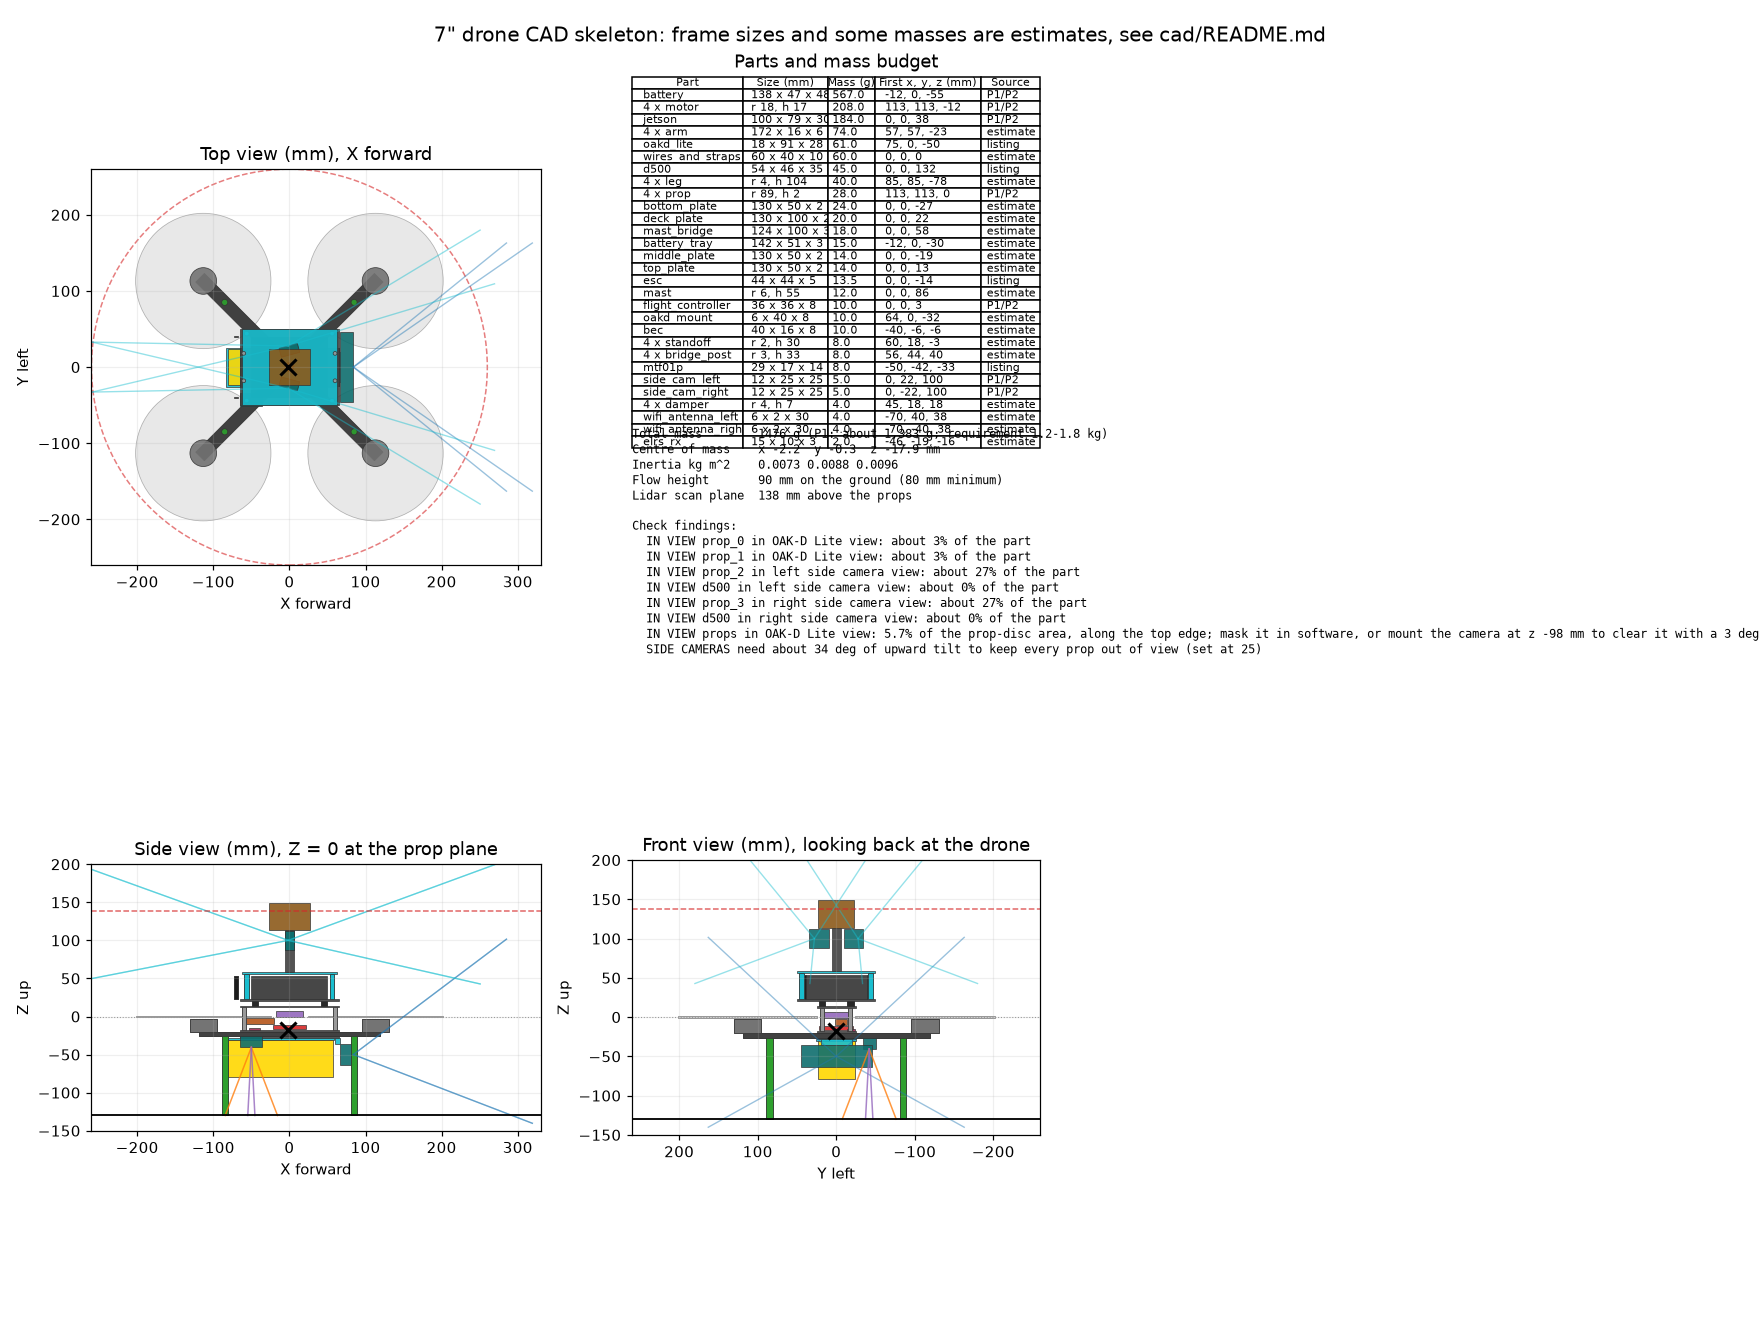

This figure's Python source:
"""CAD skeleton of the 7" drone: Jetson Orin Nano Super, OAK-D Lite, two IMX219-200 side cameras, Waveshare D500
lidar and MTF-01P on a TBS Source One V5 7" frame, 4S battery underneath.

Positions follow P1's hardware decision log (Nov 6 2026) and P2's companion computer record (0002, Nov 15 2026)
where they give one. Places every major part, finds an OAK-D Lite mount that keeps the props out of its view,
checks every part against every other part and against every sensor view, and works out mass and balance.
Writes skeleton.step and skeleton.png. model.py builds the detailed model from the same layout.

Run with cadquery and matplotlib installed: python3 skeleton.py
All lengths are mm and masses are g, X forward, Y left, Z up. Z = 0 is the prop plane.
The sim's base_link sits 36 mm below the prop plane (P1's seveninch model), so add BASE_LINK_Z for transforms.
"""
from itertools import combinations
import math

import cadquery as cq
from matplotlib import pyplot as plt
from matplotlib.patches import Circle, Polygon, Rectangle

BASE_LINK_Z = 36.0

# TBS Source One V5 7": 320 mm motor to motor on a square X. 7x3.5 two-blade props, 2807 motors.
MOTOR_XY = 320.0 / 2 / math.sqrt(2)
PROP_R = 7.0 * 25.4 / 2
# ESTIMATES until checked against the frame and motor STEP files.
MOTOR_H = 18.0                  # 2807 bell and base, from the arm to the prop hub
ARM_T, ARM_W = 6.0, 16.0
ARM_TOP = -MOTOR_H - 2.0
PLATE_T = 2.0
BOTTOM_PLATE = (130.0, 50.0)
STANDOFF_H = 30.0
TOP_PLATE = (130.0, 50.0)
TOP_Z = ARM_TOP + PLATE_T + STANDOFF_H          # underside of the frame's top plate
PLATE_UNDER = ARM_TOP - ARM_T - PLATE_T         # underside of the bottom plate

# Jetson Orin Nano Super dev kit on a custom deck over rubber dampers, with a printed bridge over it for the mast
DECK = (130.0, 100.0)
DECK_Z = TOP_Z + PLATE_T + 7.0                  # underside of the Jetson deck
JETSON_SIZE = (100.0, 79.0, 30.0)               # carrier board, module, heatsink and fan
BRIDGE_Z = DECK_Z + PLATE_T + JETSON_SIZE[2] + 3.0   # underside of the mast bridge, 3 mm over the fan
BRIDGE_POSTS = [(sx * 56.0, sy * 44.0) for sx in (1, -1) for sy in (1, -1)]

# Sensors (deg) and placements
OAK_HFOV, OAK_VFOV, OAK_TILT = 73.0, 58.0, 8.0
OAK_SIZE = (17.5, 91.0, 28.0)
SIDE_HFOV, SIDE_VFOV, SIDE_BACK, SIDE_TILT = 160.0, 120.0, 15.0, 25.0
SIDE_Z, SIDE_Y = 100.0, 22.0             # P1 gave 16 mm; a tilted 25 mm board needs 22 to clear the mast
FLOW_FOV, RANGE_FOV = 42.0, 6.0
FLOW_MIN = 80.0
LIDAR_Z = 138.0                                 # D500 scan plane, as in P1's layout
LIDAR_SIZE = (54.0, 46.29, 35.0)                # LDROBOT STL-19P inside the D500, 45 g
LIDAR_BASE = LIDAR_Z - 24.0                     # underside of the lidar; the scan window is ~24 mm up (estimate)
BATTERY_SIZE = (138.0, 47.0, 48.0)              # Powerhobby 4S, listed at 473 or 567 g; weigh it
BATTERY_X = -12.0                               # P1: 12 mm aft to balance the OAK-D
MTF_SIZE = (29.3, 17.0, 14.5)
MTF_XY = (-50.0, -42.0)                         # P1: 50 mm aft, 42 mm right
LEG_XY = 85.0
LEG_BOTTOM = -130.0

MARGIN_DEG = 3.0

SRC_P1 = 'P1/P2'
SRC_LIST = 'listing'
SRC_EST = 'estimate'
WIRES = 'wires_and_straps'


class Part:
    """One modelled part: a box (optionally turned about Z) or a vertical cylinder."""

    def __init__(self, name, shape, size, center, mass, src, color, yaw=0.0, inertia_size=None):
        self.name, self.shape, self.size, self.center = name, shape, size, center
        self.mass, self.src, self.color, self.yaw = mass, src, color, yaw
        self.inertia_size = inertia_size or size

    def solid(self):
        if self.shape == 'cyl':
            r, h = self.size
            base = (self.center[0], self.center[1], self.center[2] - h / 2)
            return cq.Workplane('XY', origin=base).circle(r).extrude(h)
        s = cq.Workplane('XY').box(*self.size)
        if self.yaw:
            s = s.rotate((0, 0, 0), (0, 0, 1), self.yaw)
        return s.translate(self.center)

    def half(self):
        if self.shape == 'cyl':
            return self.size[0], self.size[0], self.size[1] / 2
        return self.size[0] / 2, self.size[1] / 2, self.size[2] / 2

    def points(self, n=12):
        """A grid of points through the part, for checking what a view sees."""
        hx, hy, hz = self.half()
        c, s = math.cos(math.radians(self.yaw)), math.sin(math.radians(self.yaw))
        steps = [-1 + 2 * k / (n - 1) for k in range(n)]
        for a in steps:
            for b in steps:
                if self.shape == 'cyl' and a * a + b * b > 1:
                    continue
                for h in (steps if hz > 2 else [0.0]):
                    x, y = a * hx, b * hy
                    yield self.center[0] + x * c - y * s, self.center[1] + x * s + y * c, self.center[2] + h * hz


class View:
    """A sensor's field of view: a pyramid or a cone, or the lidar's flat scan plane."""

    def __init__(self, name, owner, kind, apex, color, yaw=0.0, tilt=0.0, hfov=0.0, vfov=0.0, length=1000.0):
        self.name, self.owner, self.kind, self.apex, self.color = name, owner, kind, apex, color
        self.yaw, self.tilt, self.hfov, self.vfov, self.length = yaw, tilt, hfov, vfov, length

    def rays(self):
        t, u = math.tan(math.radians(self.hfov / 2)), math.tan(math.radians(self.vfov / 2))
        out = [turn((1.0, a * t, b * u), self.yaw, self.tilt) for a, b in ((-1, -1), (1, -1), (1, 1), (-1, 1))]
        return [tuple(c / math.sqrt(sum(x * x for x in r)) for c in r) for r in out]

    def contains(self, p, margin=0.0):
        d = [p[i] - self.apex[i] for i in range(3)]
        if self.kind == 'plane':
            r = math.hypot(d[0], d[1])
            return abs(d[2]) < 0.5 and self.hfov < r < self.length
        if self.kind == 'cone':
            down = -d[2]
            return 0 < down < self.length and math.degrees(math.atan2(math.hypot(d[0], d[1]), down)) < self.hfov / 2 + margin
        c, s = math.cos(math.radians(-self.yaw)), math.sin(math.radians(-self.yaw))
        x, y, z = d[0] * c - d[1] * s, d[0] * s + d[1] * c, d[2]
        c, s = math.cos(math.radians(-self.tilt)), math.sin(math.radians(-self.tilt))
        x, z = x * c - z * s, x * s + z * c
        return (0 < x < self.length and abs(math.degrees(math.atan2(y, x))) < self.hfov / 2 + margin
                and abs(math.degrees(math.atan2(z, x))) < self.vfov / 2 + margin)

    def solid(self):
        if self.kind == 'cone':
            r = self.length * math.tan(math.radians(self.hfov / 2))
            return cq.Workplane('XY').add(cq.Solid.makeCone(
                0.1, r, self.length, pnt=cq.Vector(*self.apex), dir=cq.Vector(0, 0, -1)))
        if self.kind == 'plane':
            return (cq.Workplane('XY', origin=(self.apex[0], self.apex[1], self.apex[2] - 0.5))
                    .circle(self.length).circle(self.hfov).extrude(1.0))
        # Wide lenses: draw the solid 160 mm long and cap the half-angles below 80 deg so the loft stays valid
        y = 160 * math.tan(math.radians(min(self.hfov / 2, 80)))
        z = 160 * math.tan(math.radians(min(self.vfov / 2, 80)))
        length = 160 if self.hfov > 120 else self.length
        if length != 160:
            y = length * math.tan(math.radians(self.hfov / 2))
            z = length * math.tan(math.radians(self.vfov / 2))
        s = (cq.Workplane('YZ', origin=(0.1, 0, 0)).rect(0.2, 0.2)
             .workplane(offset=length).rect(2 * y, 2 * z).loft(combine=True))
        s = s.rotate((0, 0, 0), (0, 1, 0), -self.tilt).rotate((0, 0, 0), (0, 0, 1), self.yaw)
        return s.translate(self.apex)


def turn(v, yaw, tilt):
    """Tilt a vector up by tilt deg, then turn it left by yaw deg."""
    x, y, z = v
    c, s = math.cos(math.radians(tilt)), math.sin(math.radians(tilt))
    x, z = x * c - z * s, x * s + z * c
    c, s = math.cos(math.radians(yaw)), math.sin(math.radians(yaw))
    return x * c - y * s, x * s + y * c, z


def prop_points(step=2.0):
    n = int(PROP_R / step)
    for sx in (1, -1):
        for sy in (1, -1):
            for i in range(-n, n + 1):
                for j in range(-n, n + 1):
                    x, y = i * step, j * step
                    if x * x + y * y <= PROP_R * PROP_R:
                        yield sx * MOTOR_XY + x, sy * MOTOR_XY + y, 0.0


def oak_prop_share(front, z, margin=0.0):
    """Share of the prop-disc points that either OAK-D Lite lens sees from a mount."""
    pts = list(prop_points(3.0))
    views = [View('', '', 'pyramid', (front, s * 37.5, z), '', 0.0, OAK_TILT, OAK_HFOV, OAK_VFOV) for s in (1, -1)]
    return sum(any(v.contains(p, margin) for v in views) for p in pts) / len(pts)


def lowest_clear_oak_mount():
    """The highest OAK-D Lite centre, at P1's front position, that keeps every prop out of view with margin."""
    for z in range(-50, -121, -2):
        if oak_prop_share(OAK_FRONT, z, MARGIN_DEG) == 0:
            return z
    return None


# P1's position: OAK-D Lite centre 75 mm forward (front face at 84) and 50 mm below the props.
OAK_FRONT, OAK_Z = 84.0, -50.0


def build_parts():
    """Return every part of the 7" layout."""
    parts = []

    def add(*args, **kwargs):
        parts.append(Part(*args, **kwargs))

    dark, teal = '0.25', '#0e6e6e'
    arm_len = math.hypot(MOTOR_XY, MOTOR_XY) + 12
    for i, (sx, sy) in enumerate(((1, 1), (1, -1), (-1, 1), (-1, -1))):
        add(f'arm_{i}', 'box', (arm_len, ARM_W, ARM_T), (sx * MOTOR_XY / 2, sy * MOTOR_XY / 2, ARM_TOP - ARM_T / 2), 18.5,
            SRC_EST, dark, yaw=math.degrees(math.atan2(sy, sx)), inertia_size=(MOTOR_XY, MOTOR_XY, ARM_T))
        add(f'motor_{i}', 'cyl', (17.5, MOTOR_H - 1.0), (sx * MOTOR_XY, sy * MOTOR_XY, ARM_TOP + (MOTOR_H - 1.0) / 2), 52.0,
            SRC_P1, '0.45')
        add(f'prop_{i}', 'cyl', (PROP_R, 2.0), (sx * MOTOR_XY, sy * MOTOR_XY, 0.0), 7.0, SRC_P1, '0.75')
        add(f'leg_{i}', 'cyl', (4.0, ARM_TOP - ARM_T - LEG_BOTTOM), (sx * LEG_XY, sy * LEG_XY, (ARM_TOP - ARM_T + LEG_BOTTOM) / 2),
            10.0, SRC_EST, 'tab:green')
        add(f'standoff_{i}', 'cyl', (2.5, STANDOFF_H), (sx * 60.0, sy * 18.0, ARM_TOP + PLATE_T + STANDOFF_H / 2), 2.0,
            SRC_EST, '0.6')
        add(f'damper_{i}', 'cyl', (4.0, DECK_Z - TOP_Z - PLATE_T), (sx * 45.0, sy * 18.0, (DECK_Z + TOP_Z + PLATE_T) / 2),
            1.0, SRC_EST, '0.15')
        add(f'bridge_post_{i}', 'cyl', (3.0, BRIDGE_Z - DECK_Z - PLATE_T), (*BRIDGE_POSTS[i], (BRIDGE_Z + DECK_Z + PLATE_T) / 2),
            2.0, SRC_EST, 'tab:cyan')

    add('bottom_plate', 'box', (*BOTTOM_PLATE, PLATE_T), (0, 0, ARM_TOP - ARM_T - PLATE_T / 2), 24.0, SRC_EST, dark)
    add('middle_plate', 'box', (*BOTTOM_PLATE, PLATE_T), (0, 0, ARM_TOP + PLATE_T / 2), 14.0, SRC_EST, dark)
    add('top_plate', 'box', (*TOP_PLATE, PLATE_T), (0, 0, TOP_Z + PLATE_T / 2), 14.0, SRC_EST, dark)
    add('esc', 'box', (44.0, 43.5, 5.2), (0, 0, -14.0), 13.5, SRC_LIST, 'tab:red')
    add('flight_controller', 'box', (36.0, 36.0, 8.0), (0, 0, 3.0), 10.0, SRC_P1, 'tab:purple')
    add('deck_plate', 'box', (*DECK, PLATE_T), (0, 0, DECK_Z + PLATE_T / 2), 20.0, SRC_EST, dark)
    add('jetson', 'box', JETSON_SIZE, (0, 0, DECK_Z + PLATE_T + JETSON_SIZE[2] / 2), 184.0, SRC_P1, '0.2')
    add('mast_bridge', 'box', (124.0, 100.0, 3.0), (0, 0, BRIDGE_Z + 1.5), 18.0, SRC_EST, 'tab:cyan')
    add('mast', 'cyl', (6.0, LIDAR_BASE - BRIDGE_Z - 3.0), (0, 0, (LIDAR_BASE + BRIDGE_Z + 3.0) / 2), 12.0, SRC_EST, dark)
    add('d500', 'box', LIDAR_SIZE, (0, 0, LIDAR_BASE + LIDAR_SIZE[2] / 2), 45.0, SRC_LIST, '#8c5a1a')
    for side, sy, yaw in (('left', 1, 90.0 + SIDE_BACK), ('right', -1, -90.0 - SIDE_BACK)):
        add(f'side_cam_{side}', 'box', (12.0, 25.0, 25.0), (0, sy * SIDE_Y, SIDE_Z), 5.0, SRC_P1, teal, yaw=yaw)
    add('oakd_lite', 'box', OAK_SIZE, (OAK_FRONT - OAK_SIZE[0] / 2, 0, OAK_Z), 61.0, SRC_LIST, teal)
    mount_top, mount_bottom = PLATE_UNDER, OAK_Z + OAK_SIZE[2] / 2
    add('oakd_mount', 'box', (6.0, 40.0, mount_top - mount_bottom), (OAK_FRONT - OAK_SIZE[0] - 3.0, 0,
                                                                       (mount_top + mount_bottom) / 2), 10.0, SRC_EST, 'tab:cyan')
    add('battery_tray', 'box', (BATTERY_SIZE[0] + 4, BATTERY_SIZE[1] + 4, 3.0), (BATTERY_X, 0, PLATE_UNDER - 1.5), 15.0,
        SRC_EST, 'tab:cyan')
    add('battery', 'box', BATTERY_SIZE, (BATTERY_X, 0, PLATE_UNDER - 3.0 - BATTERY_SIZE[2] / 2), 567.0, SRC_P1, 'gold')
    add('mtf01p', 'box', MTF_SIZE, (*MTF_XY, ARM_TOP - ARM_T - MTF_SIZE[2] / 2), 8.0, SRC_LIST, teal)
    add('bec', 'box', (40.0, 16.0, 8.0), (-40.0, -6.0, -6.0), 10.0, SRC_EST, '#b5551a')
    add('elrs_rx', 'box', (15.0, 10.0, 3.0), (-46.0, -19.0, ARM_TOP + PLATE_T + 1.5), 2.0, SRC_EST, '#a0305a')
    for side, sy in (('left', 1), ('right', -1)):
        add(f'wifi_antenna_{side}', 'box', (6.0, 2.0, 30.0), (-70.0, sy * 40.0, DECK_Z + PLATE_T + 15.0), 4.0, SRC_EST, '0.1')
    add(WIRES, 'box', (60.0, 40.0, 10.0), (0, 0, 0), 60.0, SRC_EST, '0.85')
    return parts


def build_views(parts):
    get = {p.name: p for p in parts}
    oak = get['oakd_lite']
    views = [View('OAK-D Lite view', 'oakd_lite', 'pyramid', (OAK_FRONT, 0, oak.center[2]), '#1f77b4', 0.0,
                  OAK_TILT, OAK_HFOV, OAK_VFOV)]
    for side, yaw in (('left', 90.0 + SIDE_BACK), ('right', -90.0 - SIDE_BACK)):
        cam = get[f'side_cam_{side}']
        f = turn((cam.size[0] / 2, 0, 0), yaw, 0)
        apex = (cam.center[0] + f[0], cam.center[1] + f[1], cam.center[2])
        views.append(View(f'{side} side camera view', f'side_cam_{side}', 'pyramid', apex, '#17becf', yaw,
                          SIDE_TILT, SIDE_HFOV, SIDE_VFOV))
    half_diag = math.hypot(LIDAR_SIZE[0], LIDAR_SIZE[1]) / 2
    views.append(View('lidar scan plane', 'd500', 'plane', (0, 0, LIDAR_Z), '#d62728', hfov=half_diag + 0.5,
                      length=1000.0))
    mtf = get['mtf01p']
    apex = (mtf.center[0], mtf.center[1], mtf.center[2] - mtf.size[2] / 2)
    views.append(View('flow view', 'mtf01p', 'cone', apex, '#ff7f0e', hfov=FLOW_FOV, length=500.0))
    views.append(View('range beam', 'mtf01p', 'cone', apex, '#9467bd', hfov=RANGE_FOV, length=2000.0))
    return views


def mass_props(parts):
    total = sum(p.mass for p in parts)
    com = [sum(p.mass * p.center[i] for p in parts) / total for i in range(3)]
    inertia = [0.0, 0.0, 0.0]
    for p in parts:
        if p.shape == 'cyl':
            r, h = p.inertia_size
            own = (p.mass * (3 * r * r + h * h) / 12, p.mass * (3 * r * r + h * h) / 12, p.mass * r * r / 2)
        else:
            a, b, c = p.inertia_size
            own = (p.mass * (b * b + c * c) / 12, p.mass * (a * a + c * c) / 12, p.mass * (a * a + b * b) / 12)
        d = [p.center[i] - com[i] for i in range(3)]
        inertia[0] += own[0] + p.mass * (d[1] ** 2 + d[2] ** 2)
        inertia[1] += own[1] + p.mass * (d[0] ** 2 + d[2] ** 2)
        inertia[2] += own[2] + p.mass * (d[0] ** 2 + d[1] ** 2)
    return total, com, [i * 1e-9 for i in inertia]


def overlap(a, b):
    try:
        return a.intersect(b).val().Volume()
    except (ValueError, AttributeError):
        return 0.0


def allowed_contact(a, b):
    """Parts that are meant to touch or sit inside each other in this simple model."""
    base = [n.rsplit('_', 1)[0] if n[-1].isdigit() else n for n in (a, b)]
    pairs = {('mast', 'd500'), ('oakd_lite', 'oakd_mount'), ('arm', 'arm'), ('battery', 'battery_tray'),
             ('standoff', 'flight_controller'), ('standoff', 'esc'), ('arm', 'motor'), ('arm', 'standoff'),
             ('damper', 'top_plate'), ('damper', 'deck_plate'), ('bridge_post', 'deck_plate'),
             ('bridge_post', 'mast_bridge'), ('mast', 'mast_bridge'), ('mast', 'side_cam_left'),
             ('mast', 'side_cam_right'), ('arm', 'leg'), ('arm', 'mtf01p')}
    return tuple(base) in pairs or tuple(base[::-1]) in pairs or {a, b} <= {'side_cam_left', 'side_cam_right', 'mast'}


def check(parts, views):
    solids = {p.name: p.solid() for p in parts if p.name != WIRES}
    problems = []
    for (na, a), (nb, b) in combinations(solids.items(), 2):
        if allowed_contact(na, nb):
            continue
        v = overlap(a, b)
        if v > 1.0:
            problems.append(f'OVERLAP {na} and {nb}: {v:.0f} mm^3')
    for view in views:
        for p in parts:
            if p.name in (WIRES, view.owner) or (view.owner == 'd500' and p.name == 'mast'):
                continue
            pts = list(p.points())
            share = sum(view.contains(q) for q in pts) / len(pts)
            if share > 0:
                problems.append(f'IN VIEW {p.name} in {view.name}: about {100 * share:.0f}% of the part')
    for line in problems:
        print('  ' + line)
    print(f'  {len(solids)} parts and {len(views)} views checked, {len(problems)} findings')
    return problems


def side_tilt_to_clear_props():
    """The smallest side-camera tilt that keeps every prop out of both side views."""
    pts = list(prop_points(4.0))
    for tilt in range(int(SIDE_TILT), 61):
        clear = True
        for sy, yaw in ((1, 90.0 + SIDE_BACK), (-1, -90.0 - SIDE_BACK)):
            f = turn((6.0, 0, 0), yaw, 0)
            v = View('', '', 'pyramid', (f[0], sy * SIDE_Y + f[1], SIDE_Z), '', yaw, tilt, SIDE_HFOV, SIDE_VFOV)
            if any(v.contains(p) for p in pts):
                clear = False
                break
        if clear:
            return tilt
    return None


def draw_part(ax, p, view):
    hx, hy, hz = p.half()
    cx, cy, cz = p.center
    alpha = 0.35 if p.name.startswith('prop') else 0.9
    if view == 'top':
        if p.shape == 'cyl':
            ax.add_patch(Circle((cx, cy), hx, fc=p.color, ec='0.2', lw=0.5, alpha=alpha))
            return
        if p.yaw:
            c, s = math.cos(math.radians(p.yaw)), math.sin(math.radians(p.yaw))
            pts = [(cx + a * c - b * s, cy + a * s + b * c) for a, b in ((-hx, -hy), (hx, -hy), (hx, hy), (-hx, hy))]
            ax.add_patch(Polygon(pts, fc=p.color, ec='0.2', lw=0.5))
            return
        box = (cx - hx, cy - hy, 2 * hx, 2 * hy)
    elif view == 'side':
        if p.name.startswith('arm'):
            hx = MOTOR_XY / 2 + 6
        box = (cx - hx, cz - hz, 2 * hx, 2 * hz)
    else:
        if p.name.startswith('arm'):
            hy = MOTOR_XY / 2 + 6
        box = (cy - hy, cz - hz, 2 * hy, 2 * hz)
    ax.add_patch(Rectangle(box[:2], box[2], box[3], fc=p.color, ec='0.2', lw=0.5, alpha=alpha))


def draw(parts, views, com, totals, problems):
    fig, axes = plt.subplots(2, 2, figsize=(16, 12), gridspec_kw={'width_ratios': [1.1, 1]})
    top, table_ax, side, front = axes[0][0], axes[0][1], axes[1][0], axes[1][1]
    order = ('prop', 'arm', 'bottom', 'middle', 'battery_tray', 'battery', 'mtf', 'oakd', 'esc', 'elrs', 'bec', 'flight',
             'top_plate', 'damper', 'deck', 'jetson', 'wifi', 'bridge', 'mast', 'side', 'd500', 'motor', 'leg', 'standoff')
    drawn = [p for k in order for p in parts if p.name.startswith(k) and p.name != WIRES]
    seen = set()
    drawn = [p for p in drawn if not (p.name in seen or seen.add(p.name))]
    for p in drawn:
        draw_part(top, p, 'top')
        draw_part(side, p, 'side')
        draw_part(front, p, 'front')
    reach = 300.0
    for v in views:
        if v.kind == 'pyramid':
            for r in v.rays():
                end = [v.apex[i] + reach * r[i] for i in range(3)]
                top.plot([v.apex[0], end[0]], [v.apex[1], end[1]], color=v.color, alpha=0.45, lw=0.9)
                side.plot([v.apex[0], end[0]], [v.apex[2], end[2]], color=v.color, alpha=0.45, lw=0.9)
                front.plot([v.apex[1], end[1]], [v.apex[2], end[2]], color=v.color, alpha=0.45, lw=0.9)
        elif v.kind == 'cone':
            drop = v.apex[2] - LEG_BOTTOM
            r = math.tan(math.radians(v.hfov / 2)) * drop
            for k in (1, -1):
                side.plot([v.apex[0], v.apex[0] + k * r], [v.apex[2], LEG_BOTTOM], color=v.color, alpha=0.8, lw=1)
                front.plot([v.apex[1], v.apex[1] + k * r], [v.apex[2], LEG_BOTTOM], color=v.color, alpha=0.8, lw=1)
        else:
            for ax in (side, front):
                ax.axhline(v.apex[2], color=v.color, lw=1, ls='--', alpha=0.7)
            top.add_patch(Circle((v.apex[0], v.apex[1]), 260, fill=False, ec=v.color, ls='--', lw=1, alpha=0.6))
    for ax in (side, front):
        ax.axhline(LEG_BOTTOM, color='k', lw=1.2)
        ax.axhline(0, color='0.6', lw=0.7, ls=':')
    for ax, (a, b) in ((top, (0, 1)), (side, (0, 2)), (front, (1, 2))):
        ax.plot(com[a], com[b], 'x', color='k', ms=10, mew=2)
    top.set(title='Top view (mm), X forward', xlabel='X forward', ylabel='Y left', aspect='equal',
            xlim=(-260, 330), ylim=(-260, 260))
    side.set(title='Side view (mm), Z = 0 at the prop plane', xlabel='X forward', ylabel='Z up', aspect='equal',
             xlim=(-260, 330), ylim=(-150, 200))
    front.set(title='Front view (mm), looking back at the drone', xlabel='Y left', ylabel='Z up', aspect='equal',
              xlim=(260, -260), ylim=(-150, 200))
    for ax in (top, side, front):
        ax.grid(alpha=0.2)
    rows, seen = [], set()
    for p in parts:
        base = p.name.rsplit('_', 1)[0] if p.name[-1].isdigit() else p.name
        if base in seen:
            continue
        seen.add(base)
        group = [q for q in parts if (q.name.rsplit('_', 1)[0] if q.name[-1].isdigit() else q.name) == base]
        s = 'r %.0f, h %.0f' % p.size if p.shape == 'cyl' else '%.0f x %.0f x %.0f' % tuple(p.size)
        rows.append([f'{len(group)} x {base}' if len(group) > 1 else base, s, f'{sum(q.mass for q in group):.1f}',
                     f'{p.center[0]:.0f}, {p.center[1]:.0f}, {p.center[2]:.0f}', p.src])
    rows.sort(key=lambda r: -float(r[2]))
    table_ax.axis('off')
    tb = table_ax.table(cellText=rows, colLabels=['Part', 'Size (mm)', 'Mass (g)', 'First x, y, z (mm)', 'Source'],
                        bbox=[0, 0.36, 1, 0.64], cellLoc='left', colWidths=[0.26, 0.2, 0.11, 0.25, 0.14])
    tb.auto_set_font_size(False)
    tb.set_fontsize(7.5)
    table_ax.set_title('Parts and mass budget')
    found = '\n'.join(['Check findings:'] + ['  ' + p for p in problems] if problems else ['Check findings: none'])
    table_ax.text(0.0, 0.0, totals + '\n\n' + found, fontsize=8, family='monospace', transform=table_ax.transAxes,
                  va='bottom')
    fig.suptitle('7" drone CAD skeleton: frame sizes and some masses are estimates, see cad/README.md', fontsize=13)
    fig.tight_layout()
    fig.savefig('skeleton.png', dpi=110)


def transforms(parts):
    """Sensor frames from base_link, in m."""
    get = {p.name: p for p in parts}
    mtf = get['mtf01p']
    out = {'oakd_link': (OAK_FRONT, 0.0, get['oakd_lite'].center[2]),
           'side_left_link': (0.0, SIDE_Y, SIDE_Z), 'side_right_link': (0.0, -SIDE_Y, SIDE_Z),
           'lidar_link': (0.0, 0.0, LIDAR_Z),
           'flow_link': (mtf.center[0], mtf.center[1], mtf.center[2] - mtf.size[2] / 2)}
    return {k: (x / 1000, y / 1000, (z + BASE_LINK_Z) / 1000) for k, (x, y, z) in out.items()}


def main():
    parts = build_parts()
    views = build_views(parts)
    print('Collision and view checks:')
    problems = check(parts, views)
    share = oak_prop_share(OAK_FRONT, OAK_Z)
    if share:
        low = lowest_clear_oak_mount()
        problems.append(f'IN VIEW props in OAK-D Lite view: {100 * share:.1f}% of the prop-disc area, along the top '
                        f'edge; mask it in software, or mount the camera at z {low} mm to clear it with a '
                        f'{MARGIN_DEG:.0f} deg margin')
        print('  ' + problems[-1])
    tilt = side_tilt_to_clear_props()
    if tilt and tilt > SIDE_TILT:
        problems.append(f'SIDE CAMERAS need about {tilt} deg of upward tilt to keep every prop out of view '
                        f'(set at {SIDE_TILT:.0f})')
        print('  ' + problems[-1])
    total, com, inertia = mass_props(parts)

    assy = cq.Assembly(name='skeleton')
    for p in parts:
        if p.name != WIRES:
            assy.add(p.solid(), name=p.name)
    for v in views:
        assy.add(v.solid(), name=v.name.replace(' ', '_'), color=cq.Color(0.1, 0.6, 1.0, 0.15))
    assy.export('skeleton.step')

    mtf = next(p for p in parts if p.name == 'mtf01p')
    flow_height = (mtf.center[2] - mtf.size[2] / 2) - LEG_BOTTOM
    lines = [f'Total mass        {total:.0f} g (P1: about 1,383 g; requirement 1.2-1.8 kg)',
             f'Centre of mass    x {com[0]:.1f}  y {com[1]:.1f}  z {com[2]:.1f} mm',
             f'Inertia kg m^2    {inertia[0]:.4f} {inertia[1]:.4f} {inertia[2]:.4f}',
             f'Flow height       {flow_height:.0f} mm on the ground ({FLOW_MIN:.0f} mm minimum)',
             f'Lidar scan plane  {LIDAR_Z:.0f} mm above the props']
    print('\n' + '\n'.join(lines))
    print('\nStatic transforms from base_link (m):')
    for name, (x, y, z) in transforms(parts).items():
        print(f'  {name:18s} {x:.4f} {y:.4f} {z:.4f}')
    draw(parts, views, com, '\n'.join(lines), problems)
    print(f'\n{len(problems)} findings')


if __name__ == '__main__':
    main()
